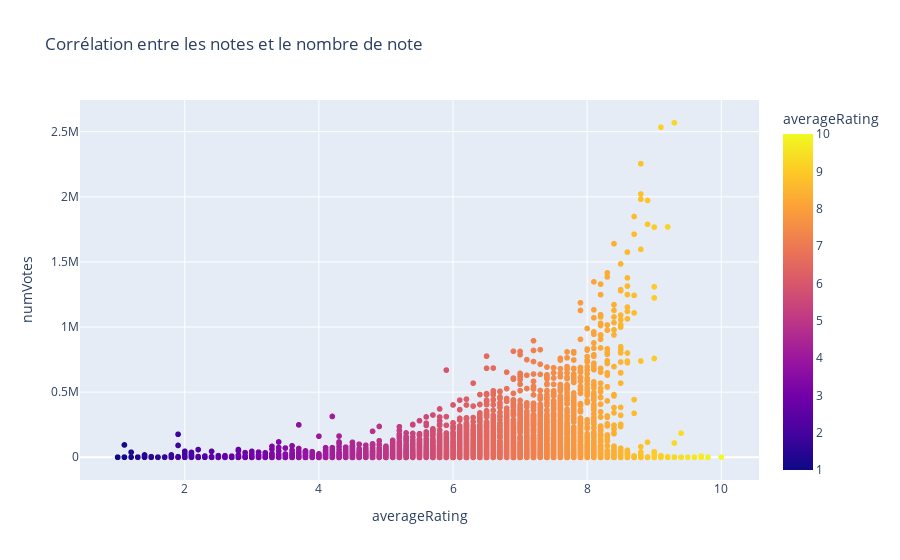

The code cell stored with this chart in its notebook:
### Code cell
# Graphique - Corrélation entre les notes et le nombre de note
import plotly.express as px

fig = px.scatter(overview_fr, x="averageRating", y='numVotes', color="averageRating",title='Corrélation entre les notes et le nombre de note')
fig.show()

### Figure 1 — Plotly figure (JSON) as saved in the notebook; plotly's stock layout.template omitted (floating-point values rounded to 4 significant figures; data arrays with more than 128 entries replaced by an {"elided": "..."} marker saying what was removed)
{"data": [{"hovertemplate": "averageRating=%{marker.color}<br>numVotes=%{y}<extra></extra>", "legendgroup": "", "marker": {"color": {"elided": "41376 float values"}, "coloraxis": "coloraxis", "symbol": "circle"}, "mode": "markers", "name": "", "showlegend": false, "type": "scattergl", "x": {"elided": "41376 float values"}, "xaxis": "x", "y": {"elided": "41376 int values"}, "yaxis": "y"}], "layout": {"autosize": true, "coloraxis": {"colorbar": {"title": {"text": "averageRating"}}, "colorscale": [[0, "#0d0887"], [0.1111, "#46039f"], [0.2222, "#7201a8"], [0.3333, "#9c179e"], [0.4444, "#bd3786"], [0.5556, "#d8576b"], [0.6667, "#ed7953"], [0.7778, "#fb9f3a"], [0.8889, "#fdca26"], [1, "#f0f921"]]}, "legend": {"tracegroupgap": 0}, "title": {"text": "Corrélation entre les notes et le nombre de note"}, "xaxis": {"anchor": "y", "autorange": true, "domain": [0, 1], "range": [0.4218, 10.58], "title": {"text": "averageRating"}, "type": "linear"}, "yaxis": {"anchor": "x", "autorange": true, "domain": [0, 1], "range": [-212000.0, 2781000.0], "title": {"text": "numVotes"}, "type": "linear"}}}
